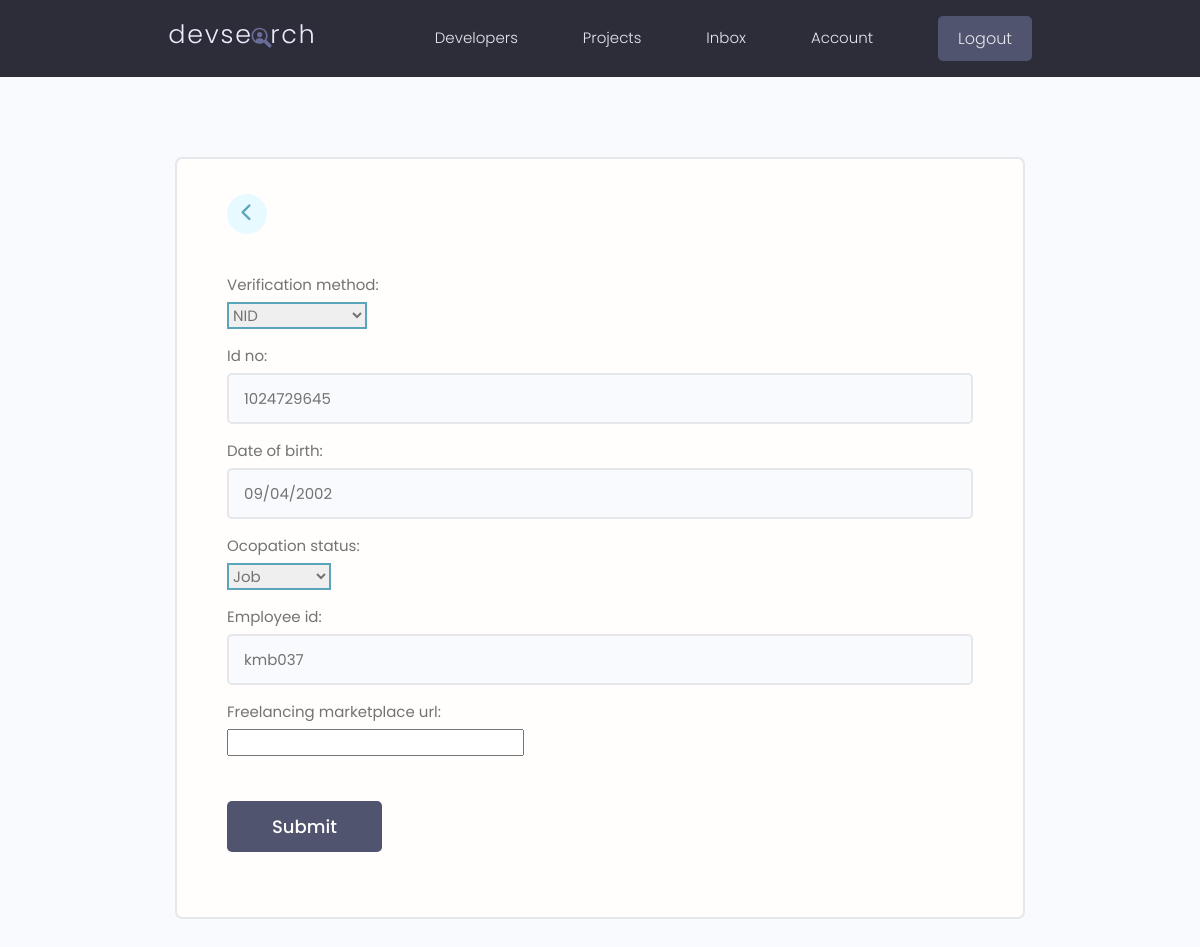
/account-verification/ (signed in), run on the app's committed database.
### users/models.py (models this page shows, shortened)
class AccountVarification(models.Model):
    VERIFICATION_METHOD = (
        ('nid', 'NID'),
        ('birth certificate', 'Birth Certificate'),
        ('driving licence', 'Driving Licence'),
        ('passport', 'Passport'),
        ('green card', 'Green Card')
    )
    OCOPATION_STATUS = (
        ('job', 'Job'),
        ('freelancer', 'Freelancer')
    )
    id = models.UUIDField(default=uuid.uuid4, unique=True,
                          primary_key=True, editable=False)
    user = models.OneToOneField(User, on_delete=models.CASCADE, null=True, blank=True)
    verification_method = models.CharField(max_length=200, null=True, choices=VERIFICATION_METHOD)
    id_no = models.CharField(max_length=200, null=True)
    date_of_birth = models.CharField(max_length=10, null=True)
    ocopation_status = models.CharField(max_length=10, null=True, choices=OCOPATION_STATUS)
    employee_id = models.CharField(max_length=50, null=True, blank=True)
    freelancing_marketplace_url = models.URLField(null=True, blank=True)
    status = models.BooleanField(default=False)
    created = models.DateTimeField(auto_now_add=True)

### users/views.py (the view)
# urls.py: path('account-verification/', views.accountVerification, name='account-verification'),
@login_required(login_url='login')
def accountVerification(request):
    user = request.user
    account_verification = AccountVarification.objects.filter(user=user).first()
    if not account_verification:
        account_verification = AccountVarification(user=user)
    form = VarificationForm(instance=account_verification)
    if request.method == 'POST':
        form = VarificationForm(request.POST, instance=account_verification)
        if form.is_valid():
            form.save()
            return redirect('account')
    context = {'form': form}
    return render(request, 'users/account_verification.html', context)

### users/forms.py
class VarificationForm(ModelForm):
    class Meta:
        model = AccountVarification
        fields = ['verification_method', 'id_no', 'date_of_birth',
                  'ocopation_status', 'employee_id', 'freelancing_marketplace_url']
    def __init__(self, *args, **kwargs):
        super(VarificationForm, self).__init__(*args, **kwargs)
        for name, field in self.fields.items():
            field.widget.attrs.update({'class' : 'input'})

### users/templates/users/account_verification.html (shortened to what this page needs)
{% extends 'base.html' %}
{% block content %}
<main class="formPage my-xl">
    <div class="content-box">
        <div class="formWrapper">
            <a class="backButton" href="{% url 'account' %}"><i class="fa-solid fa-chevron-left"></i></a>
            <br>
            <form class="form"method="POST" action="{% url 'account-verification' %}">
                {% for field in form %}
                <div class="form__field">
                    <label for="formInput#text">{{ field.label }}: </label>
                    {{ field }}
                </div>
                {% endfor %}
                <input class="btn btn--sub btn--lg  my-md" type="submit" value="Submit" />
            </form>
        </div>
    </div>
</main>
{% endblock %}

### templates/base.html (shortened to what this page needs)
<!DOCTYPE html>
{% load static %}
<html>
<head>
    <link rel="stylesheet" href="https://cdn.iconmonstr.com/1.3.0/css/iconmonstr-iconic-font.min.css" />
    <link rel="stylesheet" href="https://cdnjs.cloudflare.com/ajax/libs/font-awesome/6.7.1/css/all.min.css" />
    <link rel="stylesheet" href="{% static 'uikit/styles/uikit.css' %}" />
    <link rel="stylesheet" href="{% static 'css/app.css' %}" />
</head>
<body>
    {% include 'navbar.html' %}
    {% block content %}
    {% endblock content %}
</body>
</html>

### templates/navbar.html (shortened to what this page needs)
{% load static %}
<header class="header">
    <div class="container container--narrow">
        <a href="{% url 'profiles' %}" class="header__logo">
            <img src="{% static 'images/logo.svg' %} " alt="DevSearch Logo" />
        </a>
        <nav class="header__nav">
            <ul class="header__menu">
                <li class="header__menuItem"><a href="{% url 'profiles' %}">Developers</a></li>
                <li class="header__menuItem"><a href="{% url 'projects' %}">Projects</a></li>
                {% if request.user.is_authenticated %}
                <li class="header__menuItem"><a href="{% url 'inbox' %}">Inbox</a></li>
                <li class="header__menuItem"><a href="{% url 'account' %}">Account</a></li>
                <li class="header__menuItem"><a href="{% url 'logout' %}" class="btn btn--sub">Logout</a></li>
                {% else %}
                <li class="header__menuItem"><a href="{% url 'login' %}" class="btn btn--sub">Login/Sign Up</a></li>
                {% endif %}
            </ul>
        </nav>
    </div>
</header>

### static/css/app.css (style rules this page uses)
:root { --color-sub: #2d2d39; }
.btn--sub { background-color: var(--color-sub-light); }
img { width: 100%; }
.content-box { width: 95%; max-width: 85rem; margin: 0 auto; }
.header { position: sticky; z-index: 111; background-color: var(--color-sub); padding: 1.5rem 0; }
.header > .container { display: flex; justify-content: space-between; align-items: center; }
.header__logo > img { height: 3.8rem; }
.header__nav > ul { display: inline-flex; align-items: center; list-style: none; gap: 6.5rem; }
.header__menuItem > a { color: var(--color-light); font-weight: 300; }
.backButton { background: var(--color-main-light); color: var(--color-main); width: 4rem; height: 4rem; display: flex; align-items: center; justify-content: center; border-radius: 50%; }
.backButton i { font-size: 1.8rem; }
.formPage .formWrapper { list-style: none; background: var(--color-white); padding: 3.5rem 5rem; border: 2px solid var(--color-light); border-radius: 0.7rem; }

### static/uikit/styles/modules/_variables.css (style rules this page uses)
:root { --color-main: #5aa5b9; --color-main-light: #e6faff; --color-sub: #3f4156; --color-sub-light: #51546e; --color-sub-lighter: #ededfd; --color-text: #737373; --color-gray: #8b8b8b; --color-light: #e5e7eb; --color-light-gray: #767676; --color-bg: #f8fafd; --color-white: #fffefd; --color-white-light: #f3f3f3; --color-success: #359e64; --color-success-bg: #def8e8; --color-error: #fc4b0b; --color-error-bg: #fff2ee; --font-base: 'Poppins', arial, helvetica, 'Segoe UI', roboto, ubuntu, sans-serif; --font-monospace: 'Fira Code', 'Courier New', courier, monospace; --font-regular: 300; --font-medium: 500; --font-bold: 700; --generic-shadow: 1px 1px 5px #00000010; --generic-transition: all 0.3s ease-in-out; }

### static/uikit/styles/modules/_base.css (style rules this page uses)
* { margin: 0; padding: 0; box-sizing: border-box; text-rendering: optimizeLegibility; color: inherit; font-size: inherit; }
html { font-size: 50%; }
@media only screen and (min-width: 480px) { html { font-size: 56.25%; } }
@media only screen and (min-width: 1200px) { html { font-size: 62.5%; } }
body { line-height: 1.6; font-weight: 400; font-size: 1.5rem; color: var(--color-text); background-color: var(--color-bg); min-height: 100vh; }

### static/uikit/styles/modules/_typography.css (style rules this page uses)
* { font-family: var(--font-base); }
a { padding-bottom: 2px; text-decoration: none; display: inline-block; color: var(--color-main); font-weight: var(--font-medium); }

### static/uikit/styles/modules/_utilities.css (style rules this page uses)
.container { width: 92%; max-width: 165rem; margin: 0 auto; box-sizing: border-box; }
.container--narrow { width: 92%; max-width: 120rem; }
@media screen and (min-width: 1000px) { .container { width: 90%; } }
@media screen and (min-width: 1000px) { .container--narrow { width: 85%; } }
@media screen and (min-width: 1200px) { .container { width: 80%; } }
@media screen and (min-width: 1200px) { .container--narrow { width: 72%; } }
.my-md { margin: 3rem auto; }
.my-xl { margin: 8rem auto; }

### static/uikit/styles/modules/_button.css (style rules this page uses)
.btn { display: inline-block; position: relative; cursor: pointer; background-color: var(--color-light); font-weight: var(--font-medium); color: var(--color-sub); text-decoration: none; padding: 1rem 2rem; border-radius: 0.5rem; border: none; width: -webkit-fit-content; width: -moz-fit-content; width: fit-content; height: -webkit-fit-content; height: -moz-fit-content; height: fit-content; font-size: 1.6rem; outline-width: 0; outline-color: transparent; -webkit-backface-visibility: hidden; backface-visibility: hidden; transition: all 0.3s ease-in-out; }
.btn--sub { background-color: var(--color-sub); color: var(--color-white); }
.btn--lg { font-size: 1.8rem; padding: 1.2rem 4.5rem; }

### static/uikit/styles/modules/_form.css (style rules this page uses)
.form { display: block; }
.form__field { margin-top: 1.5rem; margin-bottom: 1.5rem; }
.form__label, .form__field > label { display: block; margin-bottom: 0.5rem; color: var(--color-text); }
input.input[type='text'], input.input[type='email'], input.input[type='password'], input.input[type='number'], textarea.input { min-width: 24rem; width: 100%; padding: 1.2rem 1.5rem; border-radius: 0.5rem; border: 2px solid var(--color-light); transition: all 0.3s ease-in-out; background-color: var(--color-bg); }
input.input[type='text']:focus, input.input[type='email']:focus, input.input[type='password']:focus, input.input[type='number']:focus, input.input[type='text']:active, input.input[type='email']:active, input.input[type='password']:active, input.input[type='number']:active, select.input, textarea.input:focus, textarea.input:active { outline: none; border: 2px solid var(--color-main); }

### data on the page
AccountVarification: form "NID" "1024729645" "09/04/2002" "Job" "kmb037"

### other printed values
{{ field.label }} "Verification method" "Id no" "Date of birth" "Ocopation status" "Employee id" "Freelancing marketplace url"
